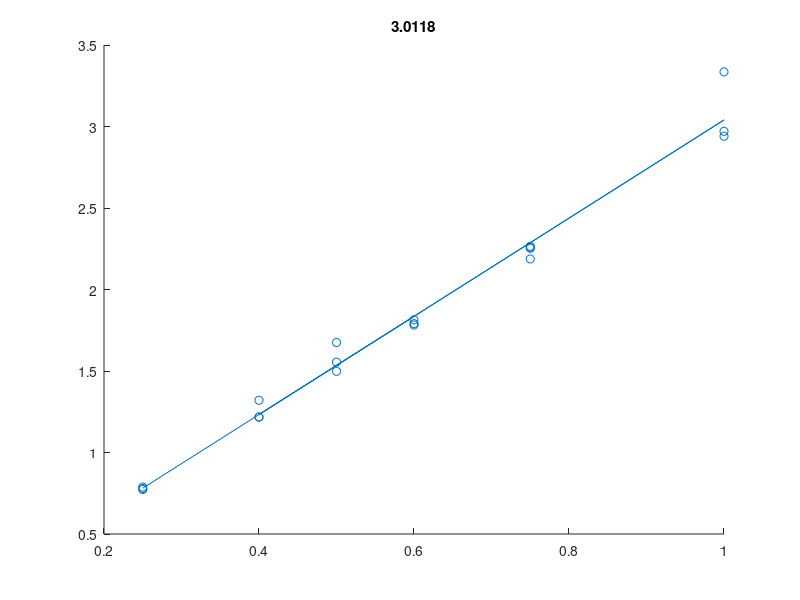

Here is the MATLAB script that generated this plot:
cd('C:\Users\le40619\Desktop\OR Code\CyberGlove\OR Directory\Code\Intraoperative-CyberGlove\Debug_Test_Scripts');
load('pacing_time_test.mat')
scatter([data{:,1}],[data{:,2}]);
at = [data{:,2}];
wt = [data{:,1}];
scatter(wt,at);
coefs = polyfit(wt, at, 1);
y = coefs(2)+(coefs(1)*wt);
hold on
plot(wt,y);title(num2str(coefs(1)));

actual = input('actual: ');
(actual - coefs(2))/coefs(1)